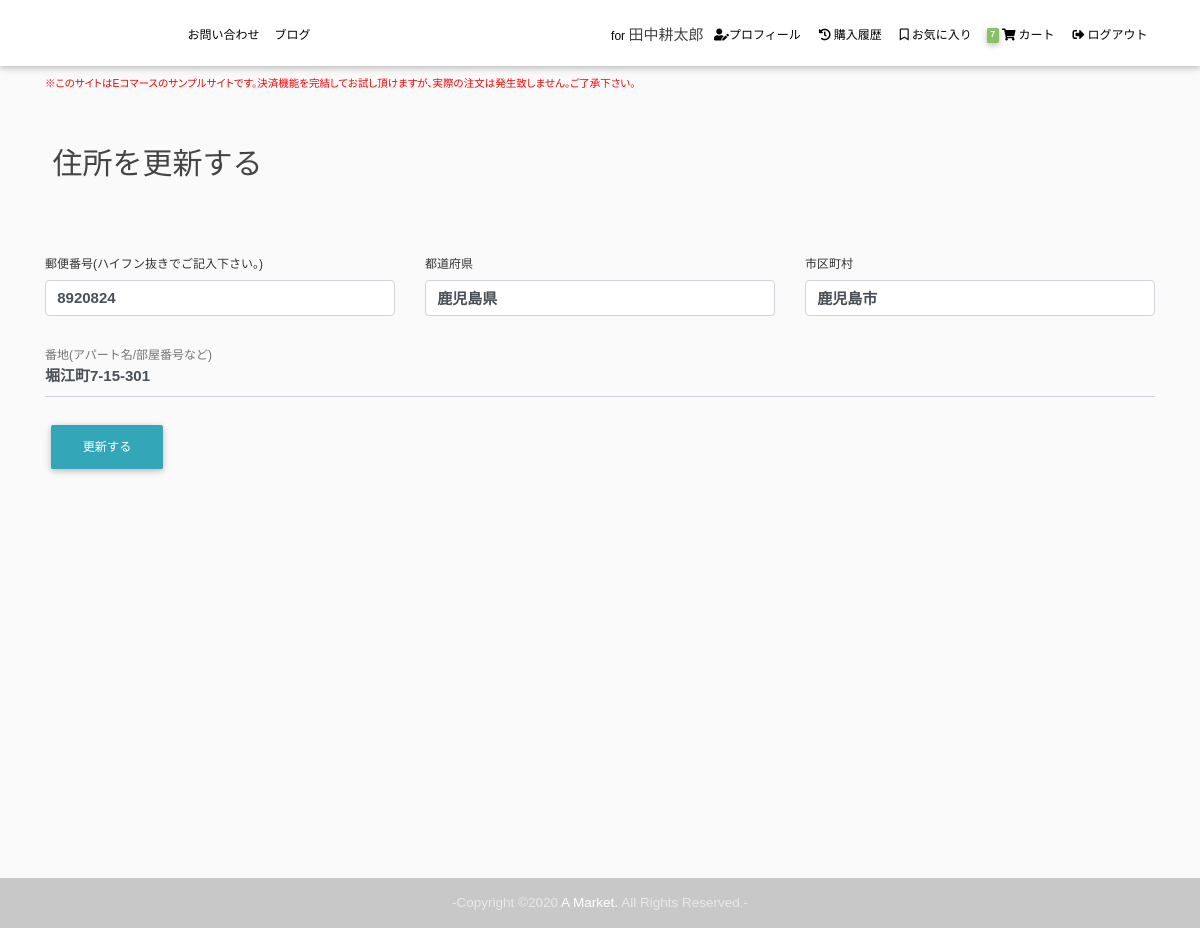
/user/billing-address/6/update?next=/user/profile/ (signed in), run on the app's committed database.
### core/models.py (models this page shows, shortened)
class Order(models.Model):
    user = models.ForeignKey(settings.AUTH_USER_MODEL,
                             on_delete=models.CASCADE, related_name="orders")
    items = models.ManyToManyField(OrderItem)
    start_date = models.DateTimeField(auto_now_add=True)
    ordered_date = models.DateTimeField()
    ordered = models.BooleanField(default=False)
    dispatched = models.BooleanField(default=False)
    shipping_address = models.ForeignKey(
        'users.ShippingAddress', on_delete=models.SET_NULL, blank=True, null=True)
    billing_address = models.ForeignKey(
        'users.BillingAddress', on_delete=models.SET_NULL, blank=True, null=True)
    payment_option = models.CharField(
        choices=PAYMENT_CHOICES, max_length=2, blank=True, null=True)
    delivery_time = models.CharField(
        choices=DELIVERY_TIME, max_length=2, blank=True, null=True)
    payment = models.ForeignKey(
        'Payment', on_delete=models.SET_NULL, blank=True, null=True)
    class Meta:
        verbose_name_plural = 'カート内全商品/注文済注文'

### users/models.py (models this page shows, shortened)
class BillingAddress(models.Model):
    user = models.ForeignKey(settings.AUTH_USER_MODEL,
                             on_delete=models.CASCADE, related_name="billing_addresses")
    street_address = models.CharField(max_length=100, verbose_name="番地/部屋番号")
    city = models.CharField(max_length=100, verbose_name='市区町村')
    state = models.CharField(max_length=100, verbose_name='都道府県')
    zip = models.CharField(max_length=100, verbose_name='郵便番号')
    primary = models.BooleanField(default=False)
    class Meta:
        verbose_name_plural = '請求先住所'

### users/views.py (the view)
class BillingAddressUpdateView(LoginRequiredMixin, UserPassesTestMixin, DynamicRedirectMixin, UpdateView):
    model = BillingAddress
    form_class = BillingAddressForm
    success_url = reverse_lazy('user:profile')
    def test_func(self):
        user = self.get_object().user
        if self.request.user == user:
            return True
        return False
    def get_context_data(self, **kwargs):
        context = super().get_context_data(**kwargs)
        context["edit"] = 1
        return context

### users/forms.py
class BillingAddressForm(forms.ModelForm):
    street_address = forms.CharField(
        widget=forms.TextInput(attrs={
            'placeholder': '1234 Main St #101',
            'class': 'form-control address p-street-address p-extended-address'
        }),
        required=True,
        label="番地(アパート名/部屋番号等)"
    )
    city = forms.CharField(
        widget=forms.TextInput(attrs={
            'placeholder': 'Los Angeles',
            'class': 'form-control address p-locality'
        }),
        required=True,
        label="市区町村"
    )
    state = forms.CharField(
        widget=forms.TextInput(attrs={
            'placeholder': 'CA',
            'class': 'form-control address p-region'
        }),
        required=True,
        label="都道府県"
    )
    zip = forms.CharField(
        widget=forms.TextInput(attrs={
            'class': 'form-control address p-postal-code'
        }),
        required=True,
        label="郵便番号(ハイフン抜きで記入下さい)"
    )
    class Meta:
        model = BillingAddress
        fields = ['street_address', 'city',
                  'state', 'zip']

### blog/context_processors.py (called while the page is built)
def global_val(request):
    archives = Post.objects.filter(draft=False).values(
        'date_posted__year', 'date_posted__month').annotate(Count('id')).order_by()
    return {
        'latest_posts': Post.objects.filter(draft=False).order_by('-date_posted')[:5],
        'drafts': Post.objects.filter(draft=True).order_by('-date_posted'),
        'post_categories': Category.objects.annotate(num_posts=Count('posts')).order_by('-num_posts'),
        'post_tags': Tag.objects.annotate(num_posts=Count('posts')).order_by('-num_posts'),
        'archives': archives
    }

### core/templatetags/cart_template_tags.py (called while the page is built)
@register.filter
def cart_item_count(user):
    if user.is_authenticated:
        qs = Order.objects.filter(user=user, ordered=False)
        if qs.exists():
            return qs[0].items.count()
    return 0

### templates/users/billingaddress_form.html (shortened to what this page needs)
{% extends "base.html" %}
{% load crispy_forms_tags %}
{% block content %}
<div class="container">
  <form method="POST" enctype="multipart/form-data" class="h-adr">
    <fieldset class="form-group">
      <h2>
        {% if edit %}
        住所を更新する
        {% else %}
        配送先住所を追加する
        {% endif %}
      </h2>
      <div id="shipping-address" class="mt-5">
        <div class="row">
          <div class="col-lg-4 col-md-6 mb-4">
            <label for="id_zip" class="label">郵便番号(ハイフン抜きでご記入下さい。)</label>
            {{ form.zip }}
          </div>
          <div class="col-lg-4 col-md-6 mb-4">
            <label for="id_state" class="label">都道府県</label>
            {{ form.state }}
          </div>
          <div class="col-lg-4 col-md-12 mb-4">
            <label for="id_apartment_address" class="active">市区町村</label>
            {{ form.city }}
          </div>
        </div>
        <div class="md-form">
          {{ form.street_address }}
          <label for="id_street_address" class="active">番地(アパート名/部屋番号など)</label>
        </div>
      </div>
    </fieldset>
    <div class="form-group">
      <button class="btn btn-main" type="submit">
        {% if edit %}
        更新する
        {% else %}
        追加する
        {% endif %}
      </button>
    </div>
  </form>
</div>
{% endblock content %}

### templates/parts/navbar.html (shortened to what this page needs)
{% load cart_template_tags %}
<nav id="main-menu" class="navbar navbar-expand-lg navbar-light scrolling-navbar">
  <div class="container">
    <a class="navbar-brand waves-effect" href="{% url 'core:home' %}">
      <h1>{{ request.site.siteinfo.title }}</h1>
    </a>
    <div class="collapse navbar-collapse">
      <ul class="navbar-nav mr-auto">
        <li class="nav-item">
          <a class="nav-link waves-effect" href="{% url 'core:inquiry' %}">お問い合わせ</a>
        </li>
        <li class="nav-item">
          <a class="nav-link waves-effect" href="{% url 'blog-home' %}">ブログ</a>
        </li>
      </ul>
      <ul class="navbar-nav nav-flex-icons">
        {% if request.user.is_authenticated %}
        <li class="nav-item username">
          for
          {% if user.first_name and user.last_name %}
          <h5>{{ user.last_name }}{{ user.first_name }}</h5>
          {% else %}
          <h5>{{ user.username }}</h5>
          {% endif %}
        </li>
        <li class="nav-item">
          <a class="nav-link waves-effect" href="{% url 'user:profile' %}"><i class="fas fa-user-edit"></i>プロフィール</a>
        </li>
        <li class="nav-item">
          <a class="nav-link waves-effect" href="{% url 'user:order-history' %}"><i class="fas fa-history"></i>購入履歴</a>
        </li>
        <li class="nav-item">
          <a class="nav-link waves-effect" href="{% url 'user:fav-items' %}"><i class="far fa-bookmark"></i>お気に入り</a>
        </li>
        <li class="nav-item">
          <a id="nav-cart" class="nav-link waves-effect" href="{% url 'core:shopping-cart' %}">
            <span class="badge badge-quantity z-depth-1"> {{ request.user|cart_item_count }} </span>
            <i class="fas fa-shopping-cart"></i>
            <span class="clearfix d-sm-inline-block">カート</span>
          </a>
        </li>
        <li class="nav-item">
          <a class="nav-link waves-effect" href="{% url 'logout' %}">
            <span class="clearfix d-sm-inline-block"><i class="fas fa-sign-out-alt"></i>ログアウト</span>
          </a>
        </li>
        {% endif %}
      </ul>
    </div>
  </div>
</nav>
<div class="container">
  <p class="testing-alert">
    ※このサイトはEコマースのサンプルサイトです。決済機能を完結してお試し頂けますが、実際の注文は発生致しません。ご了承下さい。
  </p>
</div>

### data on the page
BillingAddress: zip "8920824", state "鹿児島県", city "鹿児島市", street_address "堀江町7-15-301"

### other printed values
{{ user.last_name }} "田中"
{{ user.first_name }} "耕太郎"
{{ request.user|cart_item_count }} "7"
